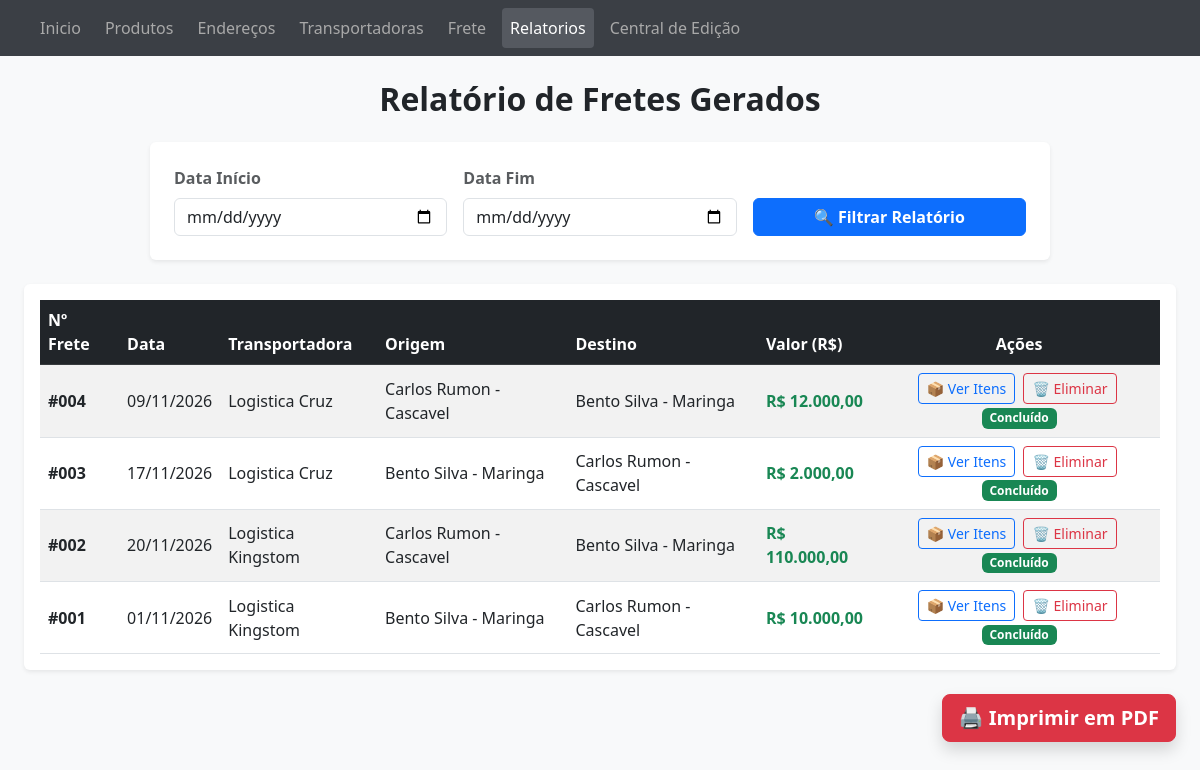
Page /relatorio.php on the committed database.
### tables this page shows
CREATE TABLE `fretes` (
  `id` int(11) NOT NULL,
  `transportadora_id` int(11) DEFAULT NULL,
  `origem_id` int(11) DEFAULT NULL,
  `destino_id` int(11) DEFAULT NULL,
  `data_frete` date DEFAULT NULL,
  `custo_total` decimal(10,2) DEFAULT NULL
);

CREATE TABLE `transportadoras` (
  `id` int(11) NOT NULL,
  `nome_empresa` varchar(100) NOT NULL,
  `cpf_cnpj` varchar(20) NOT NULL,
  `modelo_veiculo` varchar(50) DEFAULT NULL,
  `placa` varchar(15) DEFAULT NULL
);

CREATE TABLE `enderecos` (
  `id` int(11) NOT NULL,
  `rua` varchar(100) NOT NULL,
  `numero` varchar(10) DEFAULT NULL,
  `bairro` varchar(50) DEFAULT NULL,
  `cep` varchar(10) DEFAULT NULL,
  `cidade` varchar(50) DEFAULT NULL,
  `estado` varchar(2) DEFAULT NULL
);

### relatorio.php (the view, shortened to what this page needs)
<?php
include 'conexao.php';
$data_inicio = isset($_GET['data_inicio']) ? $_GET['data_inicio'] : '';
$data_fim = isset($_GET['data_fim']) ? $_GET['data_fim'] : '';
$filtro_sql = "";
$sql = "SELECT f.id, f.data_frete, f.custo_total, t.nome_empresa,
               e_origem.rua as rua_origem, e_origem.cidade as cidade_origem,
               e_destino.rua as rua_destino, e_destino.cidade as cidade_destino
        FROM fretes f
        LEFT JOIN transportadoras t ON f.transportadora_id = t.id
        LEFT JOIN enderecos e_origem ON f.origem_id = e_origem.id
        LEFT JOIN enderecos e_destino ON f.destino_id = e_destino.id
        " . $filtro_sql . " ORDER BY f.id DESC";
$resultado = $conn->query($sql);
?>
<!DOCTYPE html>
<html lang="pt">
<head>
    <link href="https://cdn.jsdelivr.net/npm/bootstrap@5.3.0/dist/css/bootstrap.min.css" rel="stylesheet">
</head>
<body>
    <nav class="navbar navbar-expand-lg navbar-dark navbar-custom px-3 mb-4 no-print">
        <div class="container-fluid">
            <div class="collapse navbar-collapse" id="navbarNav">
                <ul class="navbar-nav">
                    <li class="nav-item"><a class="nav-link" href="index.php">Inicio</a></li>
                    <li class="nav-item"><a class="nav-link" href="cadastro_produto.php">Produtos</a></li>
                    <li class="nav-item"><a class="nav-link" href="cadastro_endereco.php">Endereços</a></li>
                    <li class="nav-item"><a class="nav-link" href="cadastro_transportadora.php">Transportadoras</a></li>
                    <li class="nav-item"><a class="nav-link" href="gerar_frete.php">Frete</a></li>
                    <li class="nav-item"><a class="nav-link active" href="relatorio.php">Relatorios</a></li>
                    <li class="nav-item"><a class="nav-link" href="editar_geral.php">Central de Edição</a></li>
                </ul>
            </div>
        </div>
    </nav>
    <div class="container-fluid px-4">
        <h2 class="text-center mb-4 fw-bold">Relatório de Fretes Gerados</h2>
        <div class="card p-4 mb-4 no-print shadow-sm border-0 bg-white rounded mx-auto" style="max-width: 900px;">
            <form method="GET" action="relatorio.php" class="row g-3 align-items-end">
                <div class="col-md-4">
                    <label class="form-label fw-bold text-muted">Data Início</label>
                    <input type="date" class="form-control" name="data_inicio" value="<?= $data_inicio ?>">
                </div>
                <div class="col-md-4">
                    <label class="form-label fw-bold text-muted">Data Fim</label>
                    <input type="date" class="form-control" name="data_fim" value="<?= $data_fim ?>">
                </div>
                <div class="col-md-4">
                    <button type="submit" class="btn btn-primary w-100 fw-bold">🔍 Filtrar Relatório</button>
                </div>
            </form>
        </div>
        <div class="table-responsive shadow-sm bg-white p-3 rounded border-0">
            <table class="table table-striped table-hover align-middle mb-0">
                <thead class="table-dark">
                    <tr>
                        <th>Nº Frete</th>
                        <th>Data</th>
                        <th>Transportadora</th>
                        <th>Origem</th>
                        <th>Destino</th>
                        <th>Valor (R$)</th>
                        <th class="text-center">Ações</th>
                    </tr>
                </thead>
                <tbody>
                    <?php
                    if (isset($resultado) && $resultado !== false && $resultado->num_rows > 0) {
                        while($row = $resultado->fetch_assoc()) {
                            $data_formatada = isset($row['data_frete']) ? date("d/m/Y", strtotime($row['data_frete'])) : '-';
                            $nome_transp = isset($row['nome_empresa']) ? $row['nome_empresa'] : 'Sem Registro';
                            $origem_completa = isset($row['rua_origem']) ? $row['rua_origem'] . " - " . $row['cidade_origem'] : 'Sem Registro';
                            $destino_completo = isset($row['rua_destino']) ? $row['rua_destino'] . " - " . $row['cidade_destino'] : 'Sem Registro';
                            $valor_formatado = isset($row['custo_total']) ? "R$ " . number_format($row['custo_total'], 2, ',', '.') : 'R$ 0,00';
                            echo "<tr>";
                            echo "<td class='fw-bold'>#00" . $row['id'] . "</td>";
                            echo "<td>" . $data_formatada . "</td>";
                            echo "<td>" . $nome_transp . "</td>";
                            echo "<td>" . $origem_completa . "</td>";
                            echo "<td>" . $destino_completo . "</td>";
                            echo "<td class='fw-bold text-success'>" . $valor_formatado . "</td>";
                            echo "<td class='text-center'>
                                    <button class='btn btn-sm btn-outline-primary no-print me-1' onclick='carregarItens(" . $row['id'] . ")'>
                                        📦 Ver Itens
                                    </button>
                                    <a href='relatorio.php?acao=deletar&id=" . $row['id'] . "' class='btn btn-sm btn-outline-danger no-print me-1' onclick=\"return confirm('Tem certeza que deseja excluir o Frete #00" . $row['id'] . "?');\">
                                        🗑️ Eliminar
                                    </a>
                                    <span class='badge bg-success'>Concluído</span>
                                  </td>";
                            echo "</tr>";
                        }
                    } else {
                        echo "<tr><td colspan='7' class='text-center text-muted py-4'>Nenhum frete encontrado.</td></tr>";
                    }
                    ?>
                </tbody>
            </table>
        </div>
        <div class="text-end mt-4 no-print">
            <button onclick="window.print()" class="btn btn-danger btn-lg fw-bold shadow">
                🖨️ Imprimir em PDF
            </button>
        </div>
    </div>
</body>
</html>

### relatorio.php (style rules this page uses)
body { background-color: #f8f9fa; font-family: 'Segoe UI', Tahoma, Geneva, Verdana, sans-serif; }
.navbar-custom { background-color: #3b3f45; }
.navbar-custom .nav-link { color: #a9a9a9; padding: 8px 16px; margin: 0 4px; }
.navbar-custom .nav-link.active { color: #ffffff; font-weight: 500; background-color: #555960; border-radius: 4px; }

### rows in the picture
fretes: id "4", data_frete "09/11/2026", transportadora.nome_empresa "Logistica Cruz", origem.cidade "Carlos Rumon - Cascavel", destino.cidade "Bento Silva - Maringa", custo_total "R$ 12.000,00"
fretes: id "3", data_frete "17/11/2026", transportadora.nome_empresa "Logistica Cruz", origem.cidade "Bento Silva - Maringa", destino.cidade "Carlos Rumon - Cascavel", custo_total "R$ 2.000,00"
fretes: id "2", data_frete "20/11/2026", transportadora.nome_empresa "Logistica Kingstom", origem.cidade "Carlos Rumon - Cascavel", destino.cidade "Bento Silva - Maringa", custo_total "R$ 110.000,00"
fretes: id "1", data_frete "01/11/2026", transportadora.nome_empresa "Logistica Kingstom", origem.cidade "Bento Silva - Maringa", destino.cidade "Carlos Rumon - Cascavel", custo_total "R$ 10.000,00"
